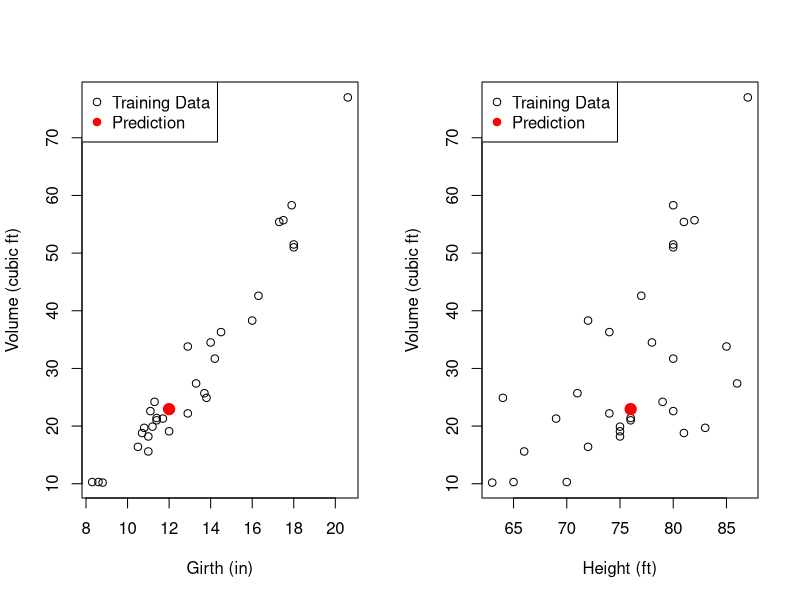

Generate this figure with R:
## ---- chunk 1
data(trees)
fit <- lm(log(Volume) ~ log(Height) + log(Girth), data=trees )
fit$coefficients
## ---- chunk 2
par(mfrow=c(1 ,2))
pred <- exp(predict(fit, data.frame(Girth=12, Height=76)))

plot(Volume ~ Girth, data = trees, col='black', xlab="Girth (in)", ylab="Volume (cubic ft)")
points(12, pred, col='red', pch=19, cex=1.5)
legend("topleft", legend=c("Training Data", "Prediction"), pch=c(1, 19), col=c('black', 'red'))

plot(Volume ~ Height, data = trees, col='black', xlab="Height (ft)", ylab="Volume (cubic ft)")
points(76, pred, col='red', pch=19, cex=1.5)
legend("topleft", legend=c("Training Data", "Prediction"), pch=c(1, 19), col=c('black', 'red'))
